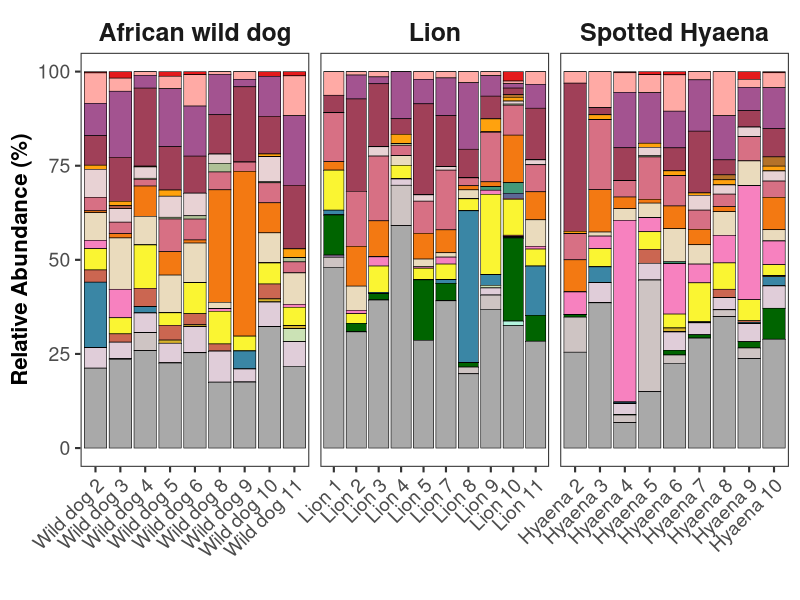
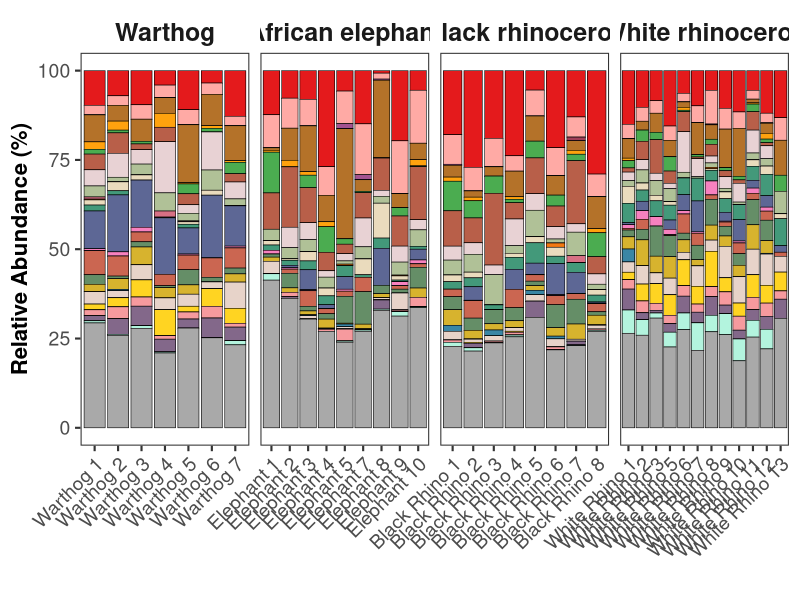
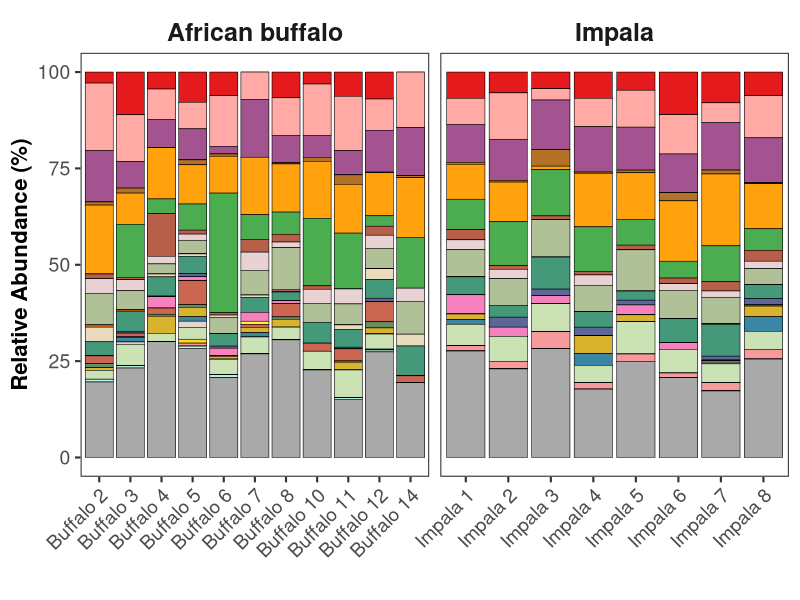
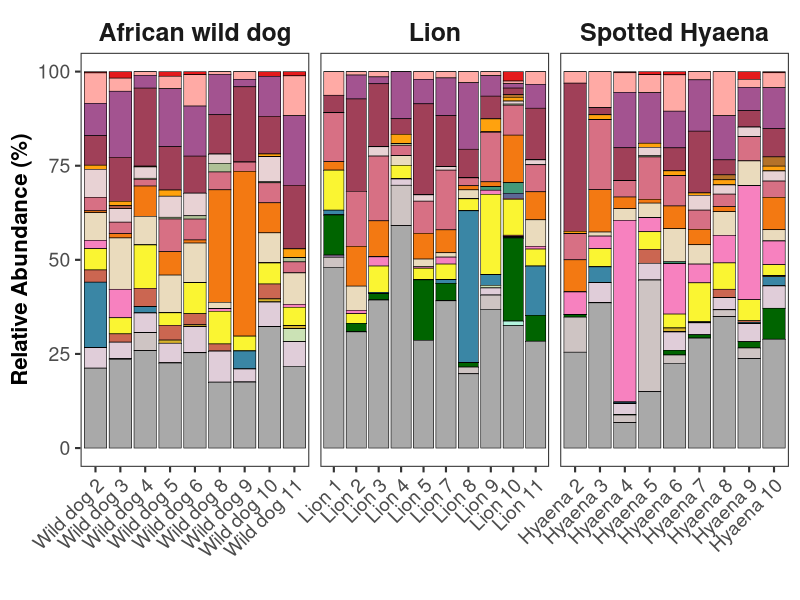
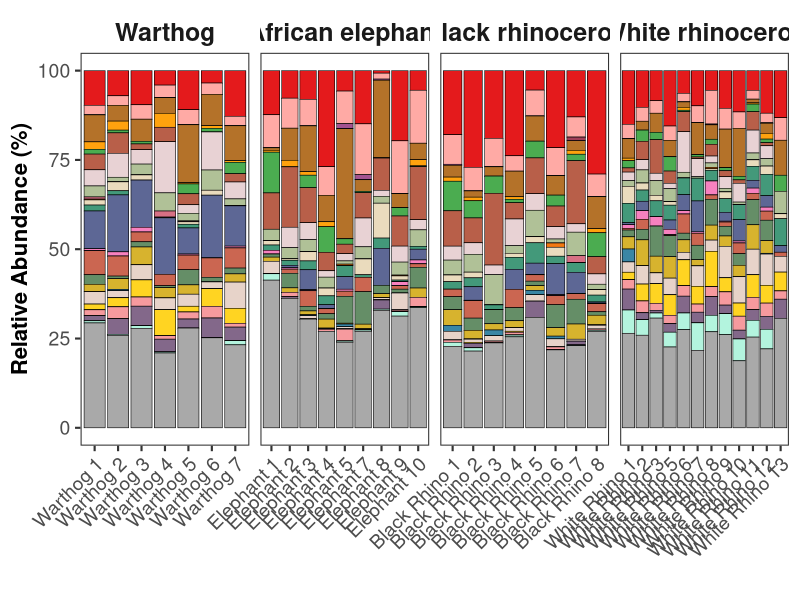
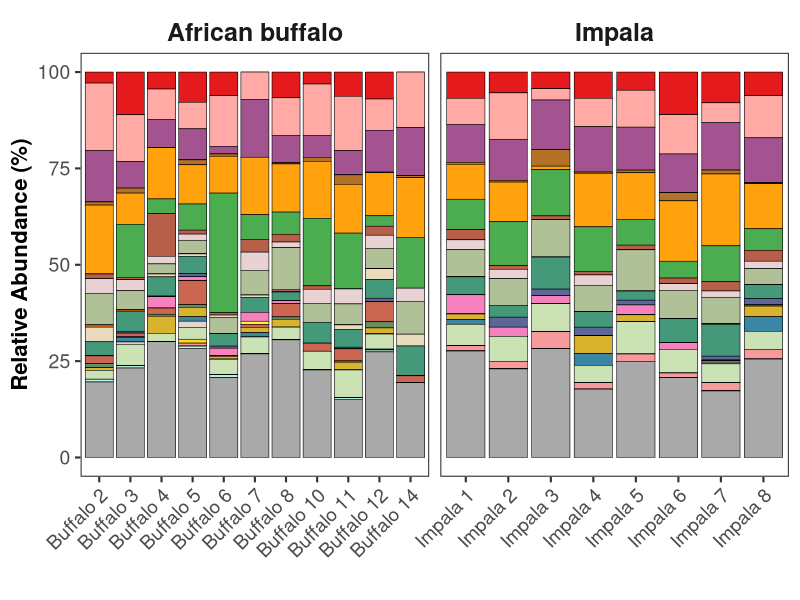

These figures' R source, in order:
library(tidyverse)
library(RColorBrewer)
library(stringr)

# Load data
data <- read.csv("data/level-6.csv", check.names = FALSE, stringsAsFactors = FALSE)

# Remove outliers
outliers <- c("K058683-R", "K058706-R", "K058789-R", "K058689-R", 
              "K058814-R", "K058785-R", "K058700-R", "K058796-R", 
              "K058824-R", "K058810-R", "K058694-R")
data <- data[!data$index %in% outliers, ]

# Extract abundance and metadata
tax_cols <- grep("^d__", names(data), value = TRUE)
abundance <- data[, tax_cols]
sample_ids <- data$index
diet_type <- data$Diet_type
species_name <- data$Common.name_Species
animals <- data$Animal

# Extract genus names
genus_names <- sapply(tax_cols, function(col) {
  parts <- unlist(strsplit(col, ";"))
  f_part <- parts[grep("^g__", parts)]
  if (length(f_part) == 0) return("Unclassified")
  genus <- sub("^g__", "", f_part)
  genus <- unlist(strsplit(genus, ";"))[1]
  ifelse(genus == "", "Unclassified", genus)
})

# Aggregate to genus level
abundance_t <- t(abundance)
abundance_genus <- rowsum(abundance_t, group = genus_names, reorder = FALSE)
abundance_genus <- t(abundance_genus)
rownames(abundance_genus) <- sample_ids

# Remove "Unclassified"
abundance_genus_df <- as.data.frame(abundance_genus)
if ("Unclassified" %in% colnames(abundance_genus_df)) {
  abundance_genus_df$Unclassified <- NULL
}

# Normalize to relative abundance
abundance_genus_rel <- as.data.frame(abundance_genus_df / rowSums(abundance_genus_df) * 100)

# Add metadata
abundance_genus_rel$Sample <- rownames(abundance_genus_rel)
abundance_genus_rel$Diet_type <- diet_type
abundance_genus_rel$Species <- species_name
abundance_genus_rel$Animal <- animals

# Get top genera
overall_top <- colSums(abundance_genus_rel[, 1:(ncol(abundance_genus_rel)-4)])
top_genera <- names(sort(overall_top, decreasing = TRUE)[1:30])

top_genera

# Calculate 'Other' category
top_data <- abundance_genus_rel[, top_genera, drop = FALSE]
other <- 100 - rowSums(top_data)
final_data <- cbind(top_data, Other = other)

# Add metadata
final_data$Sample <- abundance_genus_rel$Sample
final_data$Diet_type <- factor(abundance_genus_rel$Diet_type, levels = c("Carnivore", "Non-Ruminant", "Ruminant"))
final_data$Species <- abundance_genus_rel$Species
final_data$Animal <- abundance_genus_rel$Animal

# Sort Samples within group by Species
final_data <- final_data %>%
  arrange(Diet_type, Species) %>%
  mutate(Sample = factor(Sample, levels = Sample))  # Preserve sample order

# Pivot to long format
long_data <- final_data %>%
  pivot_longer(cols = -c(Sample, Diet_type, Species, Animal), names_to = "genus", values_to = "Abundance") %>%
  mutate(genus = factor(genus, levels = c(top_genera, "Other")))

# === Define bright vs subtle genera ===
bright_genera <- c(
  # Carnivore-associated genera
  "Fusobacterium", "Peptoclostridium", "Prevotellaceae_UCG-004", "Clostridium_sensu_stricto_1", "Escherichia-Shigella",
  # Non-Ruminant-associated genera
  "Treponema", "p-251-o5", "Bacteroides", "Rikenellaceae_RC9_gut_group", "UCG-010",
  # Ruminant-associated genera / groups
  "Blautia", "NK4A214_group",
  "Prevotellaceae_UCG-003", "Prevotellaceae_UCG-001",
  "Christensenellaceae_R-7_group",  "Clostridia_UCG-014", "UCG-005", "Lachnospiraceae_UCG-009", "Lachnospiraceae_AC2044_group"
)

# Color palettes
n_bright <- sum(top_genera %in% bright_genera)
n_subtle <- length(top_genera) - n_bright

bright_palette <- colorRampPalette(brewer.pal(8, "Set1"))(n_bright)


subtle_palette <- colorRampPalette(c("#CDFADB", "#F0C1E1", "#dcedc1","#A5B68D", "#F4DEB3", "#C5D3E8", "#ffd3b6","#CBE2B5", "#E8C5E5", "#D6DAC8", "#ff8b94" ,"#E1F0C1", "#8DA5B6","#FAD9CD", "#B3F4DE"))(n_subtle)

# Shuffle bright palette
bright_palette <- sample(bright_palette)
# Assign unique colors
genus_colors <- c()
bright_idx <- 1

subtle_idx <- 1

for (g in top_genera) {
  if (g %in% bright_genera) {
    genus_colors[g] <- bright_palette[bright_idx]
    bright_idx <- bright_idx + 1
  } else {
    genus_colors[g] <- subtle_palette[subtle_idx]
    subtle_idx <- subtle_idx + 1
  }
}

# Add color for 'Other'
genus_colors["Other"] <- "darkgrey"
genus_colors["uncultured"] <- "#ffaaa5"
genus_colors["Peptoniphilus"] <- "darkgreen"


## Carinvores 

c_species <- c("African wild dog", "Lion", "Spotted Hyaena")

c_data <- long_data %>%
  filter(Species %in% c_species) %>%
  mutate(Species = factor(Species, levels = c_species))

c_data <- c_data %>%
  mutate(Animal_num = as.numeric(str_extract(Animal, "\\d+$"))) %>%
  arrange(Species, Animal_num) %>%
  mutate(Animal = factor(Animal, levels = unique(Animal))) %>%
  select(-Animal_num)


ggplot(c_data, aes(x = Animal, y = Abundance, fill = genus)) +
  geom_col(color = "black", size = 0.2) +
  facet_wrap(~ Species, scales = "free_x", nrow = 1) +
  scale_fill_manual(values = genus_colors) +
  theme_bw(base_size = 16) +  
  theme(
    panel.grid.major = element_blank(),
    panel.grid.minor = element_blank(),
    axis.text.x = element_text(angle = 45, hjust = 1, size = 14),
    axis.text.y = element_text(size = 14),
    axis.title.x = element_text(face = "bold", size = 16),
    axis.title.y = element_text(face = "bold", size = 16),
    strip.text = element_text(face = "bold", size = 18),
    legend.title = element_text(face = "bold", size = 16),
    legend.text = element_text(size = 14),
    plot.title = element_text(face = "bold", size = 20, hjust = 0.5),
    strip.background = element_blank(),
    legend.position = "none"
  ) +
  labs(
    x = "",
    y = "Relative Abundance (%)",
    fill = "Bacterial genus"
  )

ggsave("output/figures/microbiome_C_genus.png", width = 15, height = 6, dpi = 600)

## Non-Ruminants

nr_species <- c("Warthog", "African elephant", "Black rhinoceros", "White rhinoceros")

nr_data <- long_data %>%
  filter(Species %in% nr_species) %>%
  mutate(Species = factor(Species, levels = nr_species))

nr_data <- nr_data %>%
  mutate(Animal_num = as.numeric(str_extract(Animal, "\\d+$"))) %>%
  arrange(Species, Animal_num) %>%
  mutate(Animal = factor(Animal, levels = unique(Animal))) %>%
  select(-Animal_num)

# ==== Final plot ====
ggplot(nr_data, aes(x = Animal, y = Abundance, fill = genus)) +
  geom_col(color = "black", size = 0.2) +
  facet_wrap(~ Species, scales = "free_x", nrow = 1) +
  scale_fill_manual(values = genus_colors) +
  theme_bw(base_size = 16) +  
  theme(
    panel.grid.major = element_blank(),
    panel.grid.minor = element_blank(),
    axis.text.x = element_text(angle = 45, hjust = 1, size = 14),
    axis.text.y = element_text(size = 14),
    axis.title.x = element_text(face = "bold", size = 16),
    axis.title.y = element_text(face = "bold", size = 16),
    strip.text = element_text(face = "bold", size = 18),
    legend.title = element_text(face = "bold", size = 16),
    legend.text = element_text(size = 14),
    plot.title = element_text(face = "bold", size = 20, hjust = 0.5),
    strip.background = element_blank(),
    legend.position = "none"
  ) +
  labs(
    x = "",
    y = "Relative Abundance (%)",
    fill = "Bacterial genus"
  )

ggsave("output/figures/microbiome_NR_genus.png", width = 15, height = 6, dpi = 600)

## Ruminants

r_species <- c("African buffalo", "Impala")

r_data <- long_data %>%
  filter(Species %in% r_species) %>%
  mutate(Species = factor(Species, levels = r_species))

r_data <- r_data %>%
  mutate(Animal_num = as.numeric(str_extract(Animal, "\\d+$"))) %>%
  arrange(Species, Animal_num) %>%
  mutate(Animal = factor(Animal, levels = unique(Animal))) %>%
  select(-Animal_num)

ggplot(r_data, aes(x = Animal, y = Abundance, fill = genus)) +
  geom_col(color = "black", size = 0.2) +
  facet_wrap(~ Species, scales = "free_x", nrow = 1) +
  scale_fill_manual(values = genus_colors) +
  theme_bw(base_size = 16) +  
  theme(
    panel.grid.major = element_blank(),
    panel.grid.minor = element_blank(),
    axis.text.x = element_text(angle = 45, hjust = 1, size = 14),
    axis.text.y = element_text(size = 14),
    axis.title.x = element_text(face = "bold", size = 16),
    axis.title.y = element_text(face = "bold", size = 16),
    strip.text = element_text(face = "bold", size = 18),
    legend.title = element_text(face = "bold", size = 16),
    legend.text = element_text(size = 14),
    plot.title = element_text(face = "bold", size = 20, hjust = 0.5),
    strip.background = element_blank(),
    legend.position = "none"
  ) +
  labs(
    x = "",
    y = "Relative Abundance (%)",
    fill = "Bacterial genus"
  )

ggsave("output/figures/microbiome_R_genus.png", width = 15, height = 6, dpi = 600)